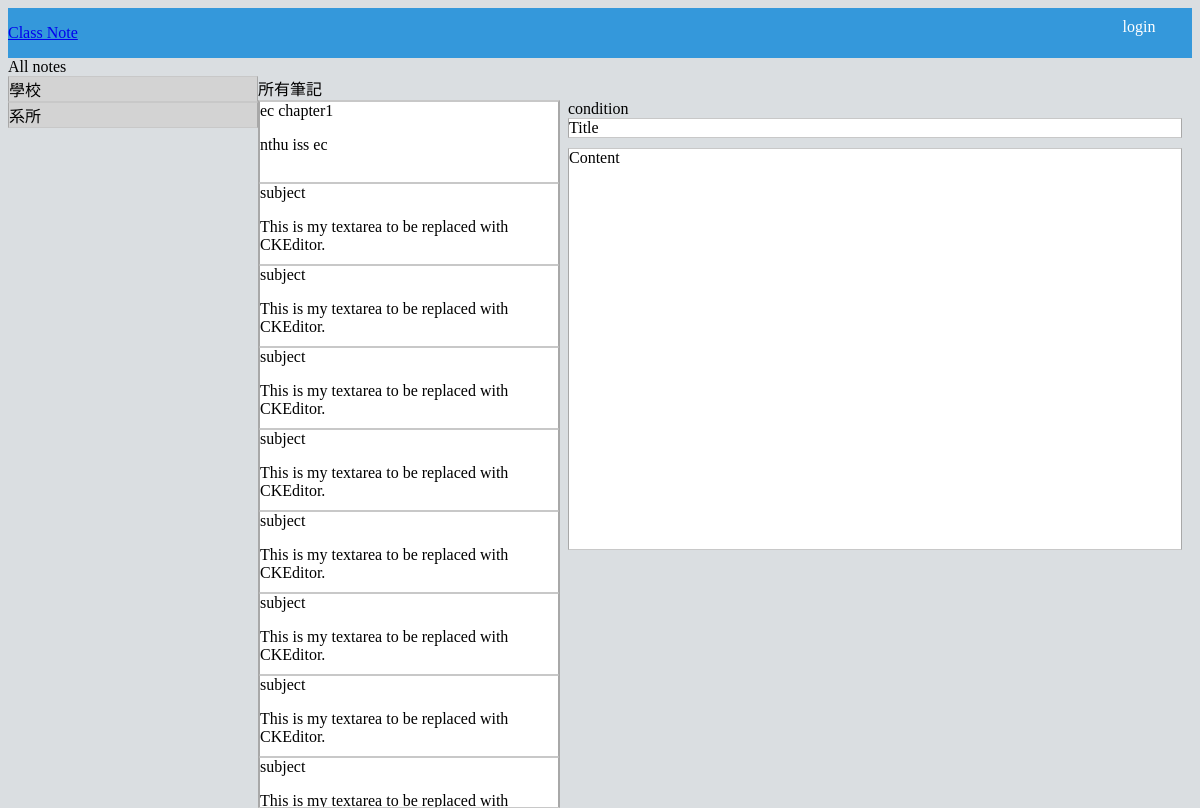
Before: /shownotes/index/ with the older database file.
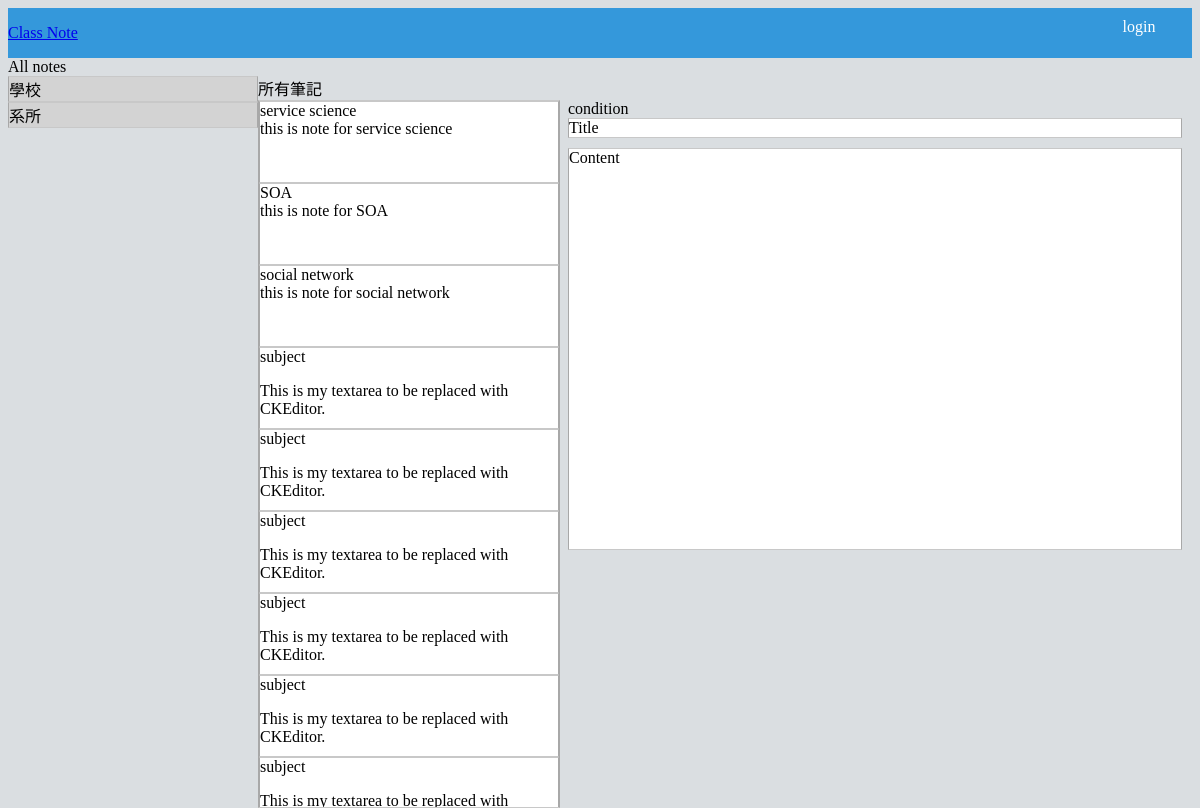
After: the same page with the newer database file.
### notes/models.py (models this page shows)
class Note(models.Model):
	subject = models.TextField()
	content = models.TextField()
	authors = models.TextField()
	tag = models.TextField(null=True)
	school_name = models.TextField()
	department_name = models.TextField()
	class_name = models.TextField()

### shownotes/views.py (the view)
# urls.py: url(r'^shownotes/index/', include('shownotes.urls')),
def index(request):
	username = None
	note = Note.objects.all()[:10]
	if request.user.is_authenticated():
		username = request.user.username
	else:
		username = None
	context = RequestContext(request, {
        'note': note,
        'username': username,
    })
	return render(request, 'shownotes/index.html', context)

### shownotes/templates/shownotes/index.html (shortened to what this page needs)
<link href="../../static/css/shownotes/index.css" rel="stylesheet" type="text/css">
{% extends "shownotes/base.html" %}
{% block main %}
  <div>
  All notes
  </div>
  <div id="main">
    <div id="category">
      <div id="schoolname-tag" onclick="getSchoolList()" class="menu">學校</div>
      <div id="departmentname-tag" onclick="getDepartmentList()" class="menu">系所</div>
    </div>
    <div id="notelist-div">
      <div>所有筆記</div>
      <div id="notenamelist">
        {% for n in note%}
          <div onclick="getContent('{{n.id}}')">
            {{ n.subject|safe }}</br>
            {{ n.content|safe }}
          </div>
        {% endfor %}
      </div>
    </div>
    <div id="shownote">
      <div id="condition">condition</div>
    	<div id="title">Title</div>
      <div id="content">Content</div>
    </div>
  </div>
{% endblock %}

Changed rows visible on the page:
removed Note: subject "subject", content "This is my textarea to be replaced with CKEditor."
removed Note: subject "subject", content "This is my textarea to be replaced with CKEditor."
changed Note: subject "ec chapter1" → "service science"; content "nthu iss ec" → "this is note for service science"
added Note: subject "SOA", content "this is note for SOA"
added Note: subject "social network", content "this is note for social network"
